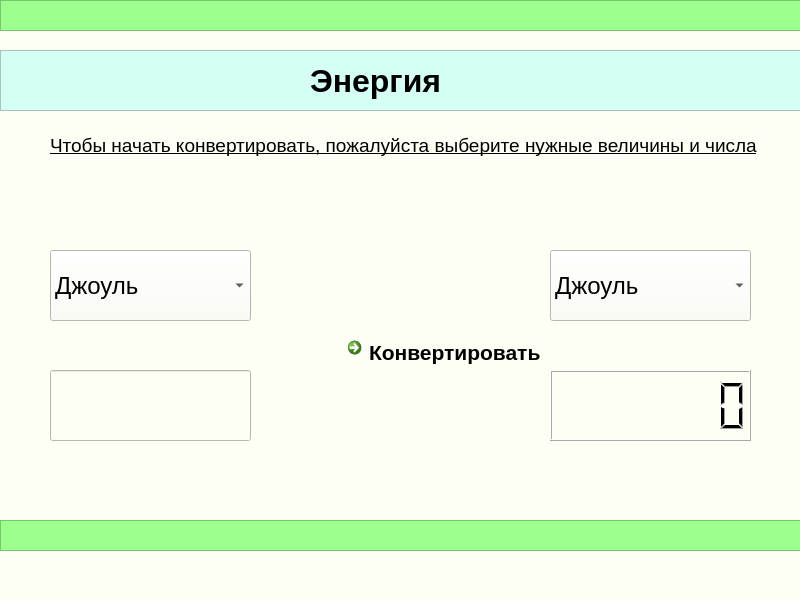
<?xml version="1.0" encoding="UTF-8"?>
<ui version="4.0">
 <class>MainWindow</class>
 <widget class="QMainWindow" name="MainWindow">
  <property name="geometry">
   <rect>
    <x>0</x>
    <y>0</y>
    <width>800</width>
    <height>600</height>
   </rect>
  </property>
  <property name="windowTitle">
   <string>MainWindow</string>
  </property>
  <property name="styleSheet">
   <string notr="true">background-color: rgb(253, 255, 244);</string>
  </property>
  <widget class="QWidget" name="centralwidget">
   <widget class="QFrame" name="frame">
    <property name="geometry">
     <rect>
      <x>0</x>
      <y>0</y>
      <width>801</width>
      <height>31</height>
     </rect>
    </property>
    <property name="styleSheet">
     <string notr="true">background:rgb(157, 255, 142)</string>
    </property>
    <property name="frameShape">
     <enum>QFrame::StyledPanel</enum>
    </property>
    <property name="frameShadow">
     <enum>QFrame::Raised</enum>
    </property>
   </widget>
   <widget class="QFrame" name="frame_2">
    <property name="geometry">
     <rect>
      <x>0</x>
      <y>50</y>
      <width>811</width>
      <height>61</height>
     </rect>
    </property>
    <property name="styleSheet">
     <string notr="true">
background-color: rgb(213, 255, 244);</string>
    </property>
    <property name="frameShape">
     <enum>QFrame::StyledPanel</enum>
    </property>
    <property name="frameShadow">
     <enum>QFrame::Raised</enum>
    </property>
    <widget class="QLabel" name="label">
     <property name="geometry">
      <rect>
       <x>310</x>
       <y>10</y>
       <width>601</width>
       <height>41</height>
      </rect>
     </property>
     <property name="font">
      <font>
       <pointsize>24</pointsize>
       <weight>75</weight>
       <bold>true</bold>
      </font>
     </property>
     <property name="text">
      <string>Энергия</string>
     </property>
    </widget>
   </widget>
   <widget class="QLabel" name="label_2">
    <property name="geometry">
     <rect>
      <x>50</x>
      <y>130</y>
      <width>731</width>
      <height>31</height>
     </rect>
    </property>
    <property name="font">
     <font>
      <pointsize>14</pointsize>
      <underline>true</underline>
     </font>
    </property>
    <property name="text">
     <string>Чтобы начать конвертировать, пожалуйста выберите нужные величины и числа</string>
    </property>
   </widget>
   <widget class="QComboBox" name="comboBox">
    <property name="geometry">
     <rect>
      <x>50</x>
      <y>250</y>
      <width>201</width>
      <height>71</height>
     </rect>
    </property>
    <property name="font">
     <font>
      <pointsize>18</pointsize>
      <weight>50</weight>
      <bold>false</bold>
     </font>
    </property>
    <item>
     <property name="text">
      <string>Джоуль</string>
     </property>
    </item>
    <item>
     <property name="text">
      <string>Ватт</string>
     </property>
    </item>
    <item>
     <property name="text">
      <string>Киловатт</string>
     </property>
    </item>
    <item>
     <property name="text">
      <string>Килокалория</string>
     </property>
    </item>
   </widget>
   <widget class="QComboBox" name="comboBox_2">
    <property name="geometry">
     <rect>
      <x>550</x>
      <y>250</y>
      <width>201</width>
      <height>71</height>
     </rect>
    </property>
    <property name="font">
     <font>
      <pointsize>18</pointsize>
      <weight>50</weight>
      <bold>false</bold>
     </font>
    </property>
    <item>
     <property name="text">
      <string>Джоуль</string>
     </property>
    </item>
    <item>
     <property name="text">
      <string>Ватт</string>
     </property>
    </item>
    <item>
     <property name="text">
      <string>Киловатт</string>
     </property>
    </item>
    <item>
     <property name="text">
      <string>Килокалория</string>
     </property>
    </item>
   </widget>
   <widget class="QLCDNumber" name="lcdNumber_2">
    <property name="geometry">
     <rect>
      <x>550</x>
      <y>370</y>
      <width>201</width>
      <height>71</height>
     </rect>
    </property>
    <property name="font">
     <font>
      <pointsize>18</pointsize>
     </font>
    </property>
    <property name="digitCount">
     <number>7</number>
    </property>
   </widget>
   <widget class="QLineEdit" name="lineEdit">
    <property name="geometry">
     <rect>
      <x>50</x>
      <y>370</y>
      <width>201</width>
      <height>71</height>
     </rect>
    </property>
    <property name="font">
     <font>
      <pointsize>18</pointsize>
     </font>
    </property>
   </widget>
   <widget class="QCommandLinkButton" name="commandLinkButton">
    <property name="geometry">
     <rect>
      <x>340</x>
      <y>330</y>
      <width>241</width>
      <height>41</height>
     </rect>
    </property>
    <property name="font">
     <font>
      <family>Segoe UI</family>
      <pointsize>16</pointsize>
     </font>
    </property>
    <property name="text">
     <string>Конвертировать</string>
    </property>
   </widget>
   <widget class="QFrame" name="frame_3">
    <property name="geometry">
     <rect>
      <x>0</x>
      <y>520</y>
      <width>801</width>
      <height>31</height>
     </rect>
    </property>
    <property name="styleSheet">
     <string notr="true">background:rgb(157, 255, 142)</string>
    </property>
    <property name="frameShape">
     <enum>QFrame::StyledPanel</enum>
    </property>
    <property name="frameShadow">
     <enum>QFrame::Raised</enum>
    </property>
   </widget>
  </widget>
  <widget class="QMenuBar" name="menubar">
   <property name="geometry">
    <rect>
     <x>0</x>
     <y>0</y>
     <width>800</width>
     <height>21</height>
    </rect>
   </property>
  </widget>
  <widget class="QStatusBar" name="statusbar"/>
 </widget>
 <resources/>
 <connections/>
</ui>
